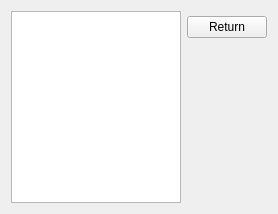
<?xml version="1.0" encoding="UTF-8"?>
<ui version="4.0">
 <class>SearchForm</class>
 <widget class="QWidget" name="SearchForm">
  <property name="geometry">
   <rect>
    <x>0</x>
    <y>0</y>
    <width>278</width>
    <height>214</height>
   </rect>
  </property>
  <property name="windowTitle">
   <string>Form</string>
  </property>
  <layout class="QHBoxLayout" name="horizontalLayout">
   <item>
    <widget class="QListWidget" name="listWidget"/>
   </item>
   <item>
    <layout class="QVBoxLayout" name="verticalLayout" stretch="0">
     <property name="topMargin">
      <number>0</number>
     </property>
     <property name="bottomMargin">
      <number>160</number>
     </property>
     <item>
      <widget class="QPushButton" name="pushButton">
       <property name="text">
        <string>Return</string>
       </property>
      </widget>
     </item>
    </layout>
   </item>
  </layout>
 </widget>
 <resources/>
 <connections/>
</ui>
